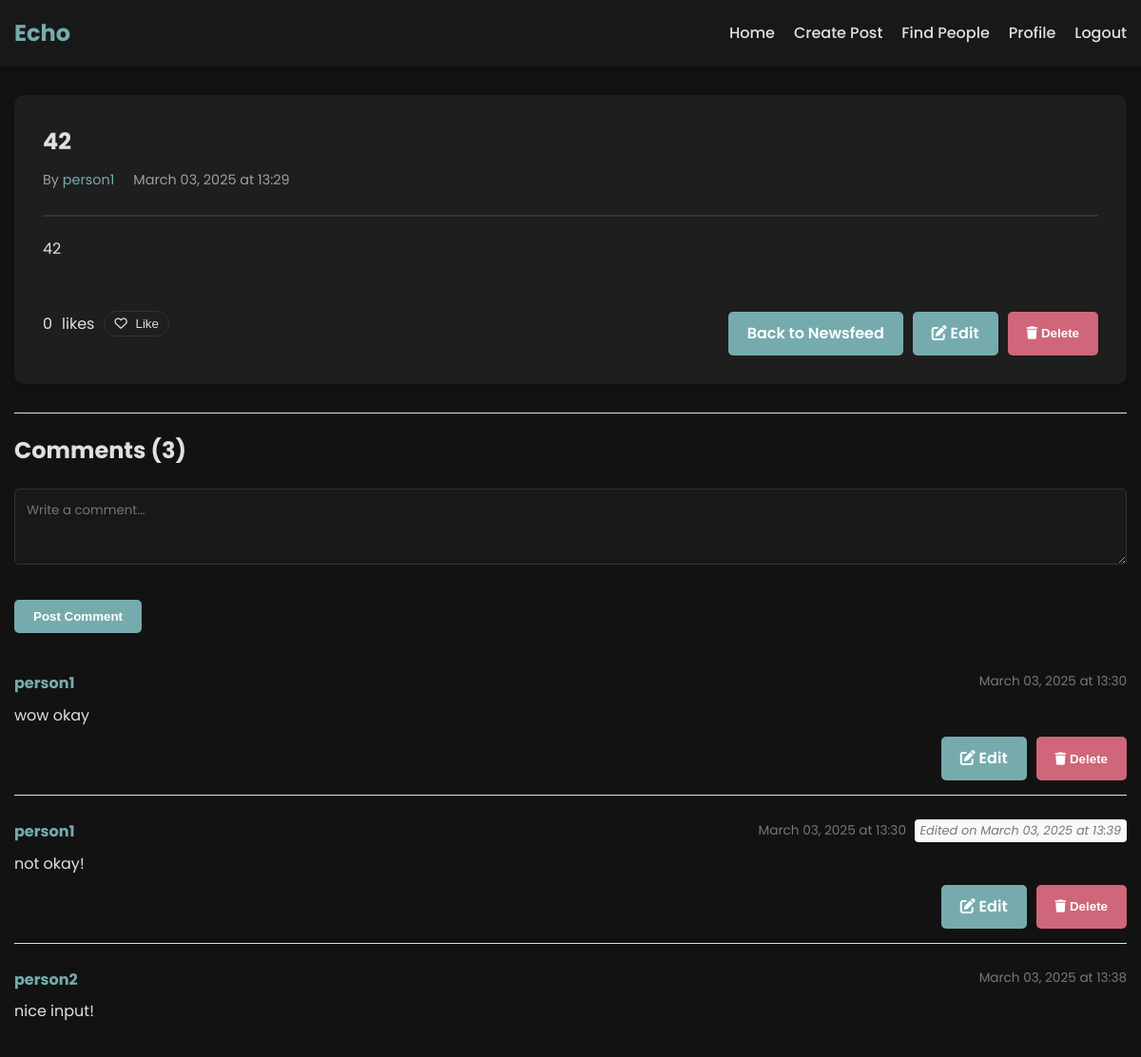
The app's page /post/2 (signed in) with its own data.
### app.py (models this page shows, shortened)
class Post(db.Model):
    id = db.Column(db.Integer, primary_key=True)
    title = db.Column(db.String(100), nullable=False)
    content = db.Column(db.Text, nullable=False)
    timestamp = db.Column(db.DateTime, default=datetime.utcnow)
    user_id = db.Column(db.Integer, db.ForeignKey('user.id'), nullable=False)
    likes = db.relationship('Like', backref='post', lazy='dynamic', cascade='all, delete-orphan')
    comments = db.relationship('Comment', backref='post', lazy='dynamic', cascade='all, delete-orphan')
    edited = db.Column(db.Boolean, default=False)
    edited_timestamp = db.Column(db.DateTime, nullable=True)
    def likes_count(self):
        return self.likes.count()
    def comments_count(self):
        return self.comments.count()

class User(UserMixin, db.Model):
    id = db.Column(db.Integer, primary_key=True)
    username = db.Column(db.String(80), unique=True, nullable=False)
    email = db.Column(db.String(120), unique=True, nullable=False)
    password_hash = db.Column(db.String(128), nullable=False)
    bio = db.Column(db.Text, default='')
    join_date = db.Column(db.DateTime, default=datetime.utcnow)
    posts = db.relationship('Post', backref='author', lazy=True)
    likes = db.relationship('Like', backref='user', lazy='dynamic', cascade='all, delete-orphan')
    friends = db.relationship('User',
                              secondary=friendship,
                              primaryjoin=(friendship.c.user_id == id),
                              secondaryjoin=(friendship.c.friend_id == id),
                              backref=db.backref('followed_by', lazy='dynamic'),
                              lazy='dynamic')
    def has_liked_post(self, post):
        return Like.query.filter_by(user_id=self.id, post_id=post.id).count() > 0

class Comment(db.Model):
    id = db.Column(db.Integer, primary_key=True)
    content = db.Column(db.Text, nullable=False)
    timestamp = db.Column(db.DateTime, default=datetime.utcnow)
    user_id = db.Column(db.Integer, db.ForeignKey('user.id'), nullable=False)
    post_id = db.Column(db.Integer, db.ForeignKey('post.id'), nullable=False)
    edited = db.Column(db.Boolean, default=False)
    edited_timestamp = db.Column(db.DateTime, nullable=True)
    user = db.relationship('User', backref=db.backref('comments', lazy='dynamic'))

### app.py (the view)
@login_required
@app.route('/post/<int:post_id>')
def post(post_id):
    post = Post.query.get_or_404(post_id)
    comments = Comment.query.filter_by(post_id=post_id).order_by(Comment.timestamp.asc()).all()
    return render_template('post.html', post=post, comments=comments)

### app.py (called while the page is built)
@login_manager.user_loader
def load_user(user_id):
    return User.query.get(int(user_id))

### templates/post.html (shortened to what this page needs)
{% extends 'base.html' %}
{% block content %}
    <div class="post-detail">
        <div class="post-detail-header">
            <h2>{{ post.title }}</h2>
            <div class="post-meta">
                <p>By <a href="{{ url_for('profile', username=post.author.username) }}">{{ post.author.username }}</a></p>
                <p>
                    {{ post.timestamp.strftime('%B %d, %Y at %H:%M') }}
                </p>
            </div>
        </div>
        <div class="post-detail-content">
            {{ post.content|safe }}
        </div>
        <div class="post-bottom">
            <div class="post-likes">
                <div class="like-section">
                    <span id="likes-count">{{ post.likes_count() }}</span> likes
                    {% if current_user.is_authenticated %}
                        {% if current_user.has_liked_post(post) %}
                            <form action="{{ url_for('unlike_post', post_id=post.id, next=request.path) }}" method="post" class="like-form">
                                <button type="submit" class="btn btn-like liked">
                                    <i class="fas fa-heart"></i> Unlike
                                </button>
                            </form>
                        {% else %}
                            <form action="{{ url_for('like_post', post_id=post.id, next=request.path) }}" method="post" class="like-form">
                                <button type="submit" class="btn btn-like">
                                    <i class="far fa-heart"></i> Like
                                </button>
                            </form>
                        {% endif %}
                    {% endif %}
                </div>
            </div>
            <div class="post-actions">
                <a href="{{ url_for('index') }}" class="btn btn-secondary">Back to Newsfeed</a>
                {% if current_user.is_authenticated and post.author == current_user %}
                    <a href="{{ url_for('edit_post', post_id=post.id) }}" class="btn btn-primary">
                        <i class="fas fa-edit"></i> Edit
                    </a>
                    <button type="button" class="btn btn-danger" onclick="openDeleteModal()">
                        <i class="fas fa-trash"></i> Delete
                    </button>
                {% endif %}
            </div>
        </div>
    </div>
    <div class="comments-section">
        <h3>Comments ({{ post.comments_count() }})</h3>
        {% if current_user.is_authenticated %}
            <div class="comment-form">
                <form action="{{ url_for('add_comment', post_id=post.id) }}" method="post">
                    <div class="form-group">
                        <textarea name="content" class="form-control" placeholder="Write a comment..." required></textarea>
                    </div>
                    <button type="submit" class="btn btn-primary">Post Comment</button>
                </form>
            </div>
        {% endif %}
        <div class="comments-list">
            {% if comments %}
                {% for comment in comments %}
                    <div class="comment" id="comment-{{ comment.id }}">
                        <div class="comment-header">
                            <div class="comment-user">
                                <a href="{{ url_for('profile', username=comment.user.username) }}">{{ comment.user.username }}</a>
                            </div>
                            <div class="comment-date">
                                {{ comment.timestamp.strftime('%B %d, %Y at %H:%M') }}
                                {% if comment.edited %}
                                    <span class="edited-label">Edited{% if comment.edited_timestamp %} on {{ comment.edited_timestamp.strftime('%B %d, %Y at %H:%M') }}{% endif %}</span>
                                {% endif %}
                            </div>
                        </div>
                        <div class="comment-content">
                            {{ comment.content }}
                        </div>
                        {% if current_user.is_authenticated and comment.user_id == current_user.id %}
                            <div class="comment-actions">
                                <a href="{{ url_for('edit_comment', comment_id=comment.id) }}" class="btn btn-sm btn-primary">
                                    <i class="fas fa-edit"></i> Edit
                                </a>
                                <button type="button" class="btn btn-sm btn-danger" onclick="openCommentDeleteModal('{{ comment.id }}')">
                                    <i class="fas fa-trash"></i> Delete
                                </button>
                            </div>
                        {% endif %}
                    </div>
                {% endfor %}
            {% else %}
                <div class="no-comments">
                    <p>No comments yet. Be the first to comment!</p>
                </div>
            {% endif %}
        </div>
    </div>
{% endblock %}

### static/css/style.css (style rules this page uses)
:root { --primary-color: #76ABAE; --primary-dark: #3286a0; --secondary-color: #76ABAE; --secondary-dark: #3286a0; --danger-color: #cf6679; --danger-dark: #b55a68; --text-color: #e0e0e0; --text-light: #9e9e9e; --background-color: #121212; --card-color: #1e1e1e; --border-color: #333333; --box-shadow: 0 2px 10px rgba(0, 0, 0, 0.2); --highlight-color: #2d2d2d; }
* { margin: 0; padding: 0; box-sizing: border-box; }
body { font-family: 'Poppins', sans-serif; line-height: 1.6; color: var(--text-color); background-color: var(--background-color); display: flex; flex-direction: column; min-height: 100vh; overflow-x: hidden; }
a { color: var(--primary-color); text-decoration: none; transition: color 0.3s; }
.btn { display: inline-block; padding: 10px 20px; border-radius: 5px; font-weight: 500; cursor: pointer; text-align: center; border: none; transition: background-color 0.3s, transform 0.2s; }
.btn-primary, .btn-secondary, .btn-danger { font-weight: 600; }
.btn-primary { background-color: var(--primary-color); color: white; }
.btn-secondary { background-color: var(--primary-color); color: white; }
.btn-danger { background-color: var(--danger-color); color: white; }
.post-bottom { display: flex; justify-content: space-between; align-items: center; }
.post-card, .sidebar-section, .auth-card, .form-container, .post-detail, .user-card, .empty-state { background-color: var(--card-color); border-radius: 10px; box-shadow: var(--box-shadow); }
.author, .date, .post-info .author, .post-info .date, .user-info .join-date, .profile-info .join-date, .post-meta, .friends-container .user-info .join-date { font-size: 0.9rem; color: var(--text-light); }
.edited-label { display: inline-block; margin-left: 10px; font-size: 0.85em; color: #6c757d; font-style: italic; padding: 2px 6px; border-radius: 4px; background-color: #f8f9fa; }
.form-group, .edit-form-group { margin-bottom: 20px; }
.form-group textarea { resize: none; }
.form-group input, .form-group textarea, .edit-form-input, .edit-form-textarea, .search-input { background-color: #181818; color: var(--text-color); width: 100%; padding: 12px; border: 1px solid var(--border-color); border-radius: 5px; font-family: 'Poppins', sans-serif; transition: border-color 0.3s; }
.post-detail { padding: 30px; margin: 30px 0; }
.post-detail-header { margin-bottom: 20px; border-bottom: 2px solid var(--border-color); padding-bottom: 20px; }
.post-detail-header h2 { margin-bottom: 10px; color: var(--text-color); }
.post-meta { display: flex; flex-wrap: wrap; }
.post-meta p:first-child { margin-right: 20px; margin-bottom: 5px; }
.post-detail-content { line-height: 1.8; margin-bottom: 30px; }
.post-actions, .edit-form-actions { display: flex; gap: 10px; margin-top: 20px; }
.post-actions { justify-content: flex-end; flex-wrap: wrap; }
.post-likes { margin: 20px 0; }
.like-section { display: flex; align-items: center; gap: 10px; }
.btn-like { background: none; border: 1px solid var(--border-color); padding: 5px 10px; border-radius: 20px; cursor: pointer; transition: all 0.3s ease; color: var(--text-color); }
.fa-heart { margin-right: 5px; }
.comments-section { margin-top: 30px; border-top: 1px solid #e0e0e0; padding-top: 20px; }
.comments-section h3 { margin-bottom: 20px; font-size: 1.5rem; }
.comment-form { margin-bottom: 25px; }
.comment-form textarea { min-height: 80px; margin-bottom: 10px; resize: vertical; }
.comments-list { margin-top: 20px; }
.comment { border-bottom: 1px solid #e0e0e0; padding: 15px 0; margin-bottom: 10px; }
.comment:last-child { border-bottom: none; }
.comment-header { display: flex; justify-content: space-between; margin-bottom: 8px; }
.comment-user { font-weight: bold; }
.comment-date { color: #777; font-size: 0.85rem; }
.comment-content { margin-bottom: 10px; word-break: break-word; }
.comment-actions { display: flex; justify-content: flex-end; gap: 10px; }
.edited-label { font-style: italic; font-size: 0.8rem; color: #777; margin-left: 5px; }

### records on screen
Post: title "42", timestamp "March 03, 2025 at 13:29", content "42"
User: author.username "person1"
Comment: user.username "person1", timestamp "March 03, 2025 at 13:30", content "wow okay"
Comment: user.username "person1", timestamp "March 03, 2025 at 13:30", edited_timestamp "March 03, 2025 at 13:39", content "not okay!"
Comment: user.username "person2", timestamp "March 03, 2025 at 13:38", content "nice input!"

### other values on screen
{{ post.likes_count() }} "0"
{{ post.comments_count() }} "3"
